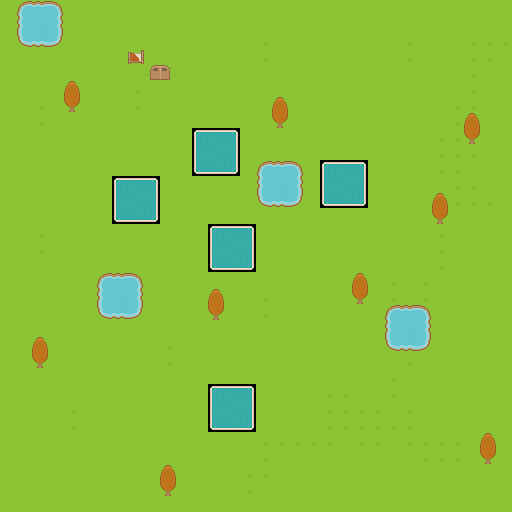

The image is a tile-based game level rendered from a .tmx file. Its description and complete source (layers, tilesets, objects, tile grids) follow:
An orthogonal 32x32 tile map with 16x16 px tiles, 2 tile layers (Tile Layer 1, Tile Layer 2).

<map version="1.0" orientation="orthogonal" renderorder="right-down" width="32" height="32" tilewidth="16" tileheight="16" nextobjectid="1">
 <tileset firstgid="1" name="roguelikeSheet_transparent" tilewidth="16" tileheight="16" spacing="1" tilecount="1767" columns="57">
  <image source="../tilesets/roguelikeSheet_transparent.png" width="968" height="526" />
 </tileset>
 <layer name="Tile Layer 1" width="32" height="32">
  <data encoding="csv">
63,3,4,5,63,63,63,63,63,63,63,63,63,63,63,63,63,63,63,63,63,63,63,63,63,63,63,63,63,63,63,63,
63,60,61,62,63,63,63,63,63,63,63,63,63,63,63,63,63,63,63,63,63,63,63,63,63,63,63,63,63,63,63,63,
63,117,118,119,63,63,63,63,63,63,63,63,63,63,63,63,6,63,63,63,63,63,63,63,63,6,63,63,63,6,6,6,
63,63,63,63,63,63,63,63,63,63,63,63,63,63,63,63,6,63,63,63,63,63,63,63,63,6,63,63,63,6,6,63,
63,63,63,63,63,63,63,63,63,63,63,63,63,63,63,63,63,63,63,63,63,63,63,63,63,63,63,63,63,6,63,63,
63,63,63,63,63,63,63,63,6,63,63,63,63,63,63,63,63,63,63,63,63,63,63,63,63,63,63,63,63,6,63,63,
63,63,6,63,63,63,63,63,6,63,63,63,63,63,63,63,63,63,63,63,63,63,63,63,63,63,63,63,6,6,63,63,
63,63,6,63,63,63,63,63,63,63,63,63,63,63,63,63,63,63,63,63,63,63,63,63,63,63,63,63,6,6,63,63,
63,63,63,63,63,63,63,63,63,63,63,63,410,411,412,63,63,63,63,63,63,63,63,63,63,63,63,6,6,6,63,63,
63,63,63,63,63,63,63,63,63,63,63,63,467,468,469,63,63,63,63,63,63,63,63,63,63,63,63,6,6,6,63,63,
63,63,63,63,63,63,63,63,63,63,63,63,524,525,526,63,3,4,5,63,410,411,412,63,63,63,63,6,6,63,63,63,
63,63,63,63,63,63,63,410,411,412,63,63,63,63,63,63,60,61,62,63,467,468,469,63,63,63,63,63,6,6,63,63,
63,63,63,63,63,63,63,467,468,469,63,63,63,63,63,63,117,118,119,63,524,525,526,63,63,63,63,63,6,6,6,63,
63,63,63,63,63,63,63,524,525,526,63,63,63,63,63,63,63,63,63,63,63,63,63,63,63,63,63,6,63,63,63,63,
63,63,6,63,63,63,63,63,63,63,63,63,63,410,411,412,63,63,63,63,63,63,63,63,63,63,63,6,63,63,63,63,
63,63,6,63,63,63,63,63,63,63,63,63,63,467,468,469,63,63,63,63,63,63,63,63,63,63,63,6,63,63,63,63,
63,63,63,63,63,63,63,63,63,63,63,63,63,524,525,526,63,63,63,63,63,63,63,63,63,63,63,6,63,63,63,63,
63,63,63,63,63,63,3,4,5,63,63,63,63,63,63,63,63,63,63,63,63,63,63,63,6,63,6,63,63,63,63,63,
63,63,63,63,63,63,60,61,62,63,63,63,63,63,63,63,6,63,63,63,63,63,63,63,6,63,6,63,63,63,63,63,
63,63,63,63,63,63,117,118,119,63,63,63,63,63,63,63,6,63,63,63,63,63,63,63,3,4,5,63,63,63,63,63,
63,63,63,63,63,63,63,63,63,63,63,63,63,63,63,63,63,63,63,63,63,63,63,63,60,61,62,63,63,63,63,63,
63,63,63,63,63,63,63,63,63,63,6,63,63,63,63,63,63,63,63,63,63,63,63,63,117,118,119,63,63,63,63,63,
63,63,63,63,63,63,63,63,63,63,6,63,63,63,63,63,63,63,63,63,63,63,63,63,63,6,63,63,63,63,63,63,
63,63,63,63,63,63,63,63,63,63,63,63,63,63,63,63,63,63,63,63,63,63,63,63,6,63,63,63,63,63,63,63,
63,63,63,63,63,63,63,63,63,63,63,63,63,410,411,412,63,63,63,63,6,6,63,63,6,63,63,63,63,63,63,63,
63,63,63,63,6,63,63,63,63,63,63,63,63,467,468,469,63,63,63,63,6,6,6,6,63,6,63,63,63,63,63,63,
63,63,63,63,6,63,63,63,63,63,63,63,63,524,525,526,63,63,63,63,6,6,6,6,6,6,63,63,63,63,63,63,
63,63,63,63,63,63,63,63,63,63,63,63,63,63,63,63,6,6,6,6,6,63,6,6,63,6,6,6,6,63,63,63,
63,63,63,63,63,63,63,63,63,63,63,63,63,63,63,63,6,63,63,63,63,63,63,63,63,63,6,6,6,63,63,63,
63,63,63,63,63,63,63,63,63,63,63,63,63,63,63,6,6,63,63,63,63,63,63,63,63,63,63,63,63,63,63,63,
63,63,63,63,63,63,63,63,63,63,63,63,63,63,63,6,63,63,63,63,63,63,63,63,63,63,63,63,63,63,63,63,
63,63,63,63,63,63,63,63,63,63,63,63,63,63,63,63,63,63,63,63,63,63,63,63,63,63,63,63,63,63,63,63
</data>
 </layer>
 <layer name="Tile Layer 2" width="32" height="32">
  <data encoding="csv">
0,0,0,0,0,0,0,0,0,0,0,0,0,0,0,0,0,0,0,0,0,0,0,0,0,0,0,0,0,0,0,0,
0,0,0,0,0,0,0,0,0,0,0,0,0,0,0,0,0,0,0,0,0,0,0,0,0,0,0,0,0,0,0,0,
0,0,0,0,0,0,0,0,0,0,0,0,0,0,0,0,0,0,0,0,0,0,0,0,0,0,0,0,0,0,0,0,
0,0,0,0,0,0,0,0,72,0,0,0,0,0,0,0,0,0,0,0,0,0,0,0,0,0,0,0,0,0,0,0,
0,0,0,0,0,0,0,0,0,371,372,0,0,0,0,0,0,0,0,0,0,0,0,0,0,0,0,0,0,0,0,0,
0,0,0,0,585,0,0,0,0,0,0,0,0,0,0,0,0,0,0,0,0,0,0,0,0,0,0,0,0,0,0,0,
0,0,0,0,642,0,0,0,0,0,0,0,0,0,0,0,0,585,0,0,0,0,0,0,0,0,0,0,0,0,0,0,
0,0,0,0,0,0,0,0,0,0,0,0,0,0,0,0,0,642,0,0,0,0,0,0,0,0,0,0,0,585,0,0,
0,0,0,0,0,0,0,0,0,0,0,0,0,0,0,0,0,0,0,0,0,0,0,0,0,0,0,0,0,642,0,0,
0,0,0,0,0,0,0,0,0,0,0,0,0,0,0,0,0,0,0,0,0,0,0,0,0,0,0,0,0,0,0,0,
0,0,0,0,0,0,0,0,0,0,0,0,0,0,0,0,0,0,0,0,0,0,0,0,0,0,0,0,0,0,0,0,
0,0,0,0,0,0,0,0,0,0,0,0,0,0,0,0,0,0,0,0,0,0,0,0,0,0,0,0,0,0,0,0,
0,0,0,0,0,0,0,0,0,0,0,0,0,0,0,0,0,0,0,0,0,0,0,0,0,0,0,585,0,0,0,0,
0,0,0,0,0,0,0,0,0,0,0,0,0,0,0,0,0,0,0,0,0,0,0,0,0,0,0,642,0,0,0,0,
0,0,0,0,0,0,0,0,0,0,0,0,0,0,0,0,0,0,0,0,0,0,0,0,0,0,0,0,0,0,0,0,
0,0,0,0,0,0,0,0,0,0,0,0,0,0,0,0,0,0,0,0,0,0,0,0,0,0,0,0,0,0,0,0,
0,0,0,0,0,0,0,0,0,0,0,0,0,0,0,0,0,0,0,0,0,0,0,0,0,0,0,0,0,0,0,0,
0,0,0,0,0,0,0,0,0,0,0,0,0,0,0,0,0,0,0,0,0,0,585,0,0,0,0,0,0,0,0,0,
0,0,0,0,0,0,0,0,0,0,0,0,0,585,0,0,0,0,0,0,0,0,642,0,0,0,0,0,0,0,0,0,
0,0,0,0,0,0,0,0,0,0,0,0,0,642,0,0,0,0,0,0,0,0,0,0,0,0,0,0,0,0,0,0,
0,0,0,0,0,0,0,0,0,0,0,0,0,0,0,0,0,0,0,0,0,0,0,0,0,0,0,0,0,0,0,0,
0,0,585,0,0,0,0,0,0,0,0,0,0,0,0,0,0,0,0,0,0,0,0,0,0,0,0,0,0,0,0,0,
0,0,642,0,0,0,0,0,0,0,0,0,0,0,0,0,0,0,0,0,0,0,0,0,0,0,0,0,0,0,0,0,
0,0,0,0,0,0,0,0,0,0,0,0,0,0,0,0,0,0,0,0,0,0,0,0,0,0,0,0,0,0,0,0,
0,0,0,0,0,0,0,0,0,0,0,0,0,0,0,0,0,0,0,0,0,0,0,0,0,0,0,0,0,0,0,0,
0,0,0,0,0,0,0,0,0,0,0,0,0,0,0,0,0,0,0,0,0,0,0,0,0,0,0,0,0,0,0,0,
0,0,0,0,0,0,0,0,0,0,0,0,0,0,0,0,0,0,0,0,0,0,0,0,0,0,0,0,0,0,0,0,
0,0,0,0,0,0,0,0,0,0,0,0,0,0,0,0,0,0,0,0,0,0,0,0,0,0,0,0,0,0,585,0,
0,0,0,0,0,0,0,0,0,0,0,0,0,0,0,0,0,0,0,0,0,0,0,0,0,0,0,0,0,0,642,0,
0,0,0,0,0,0,0,0,0,0,585,0,0,0,0,0,0,0,0,0,0,0,0,0,0,0,0,0,0,0,0,0,
0,0,0,0,0,0,0,0,0,0,642,0,0,0,0,0,0,0,0,0,0,0,0,0,0,0,0,0,0,0,0,0,
0,0,0,0,0,0,0,0,0,0,0,0,0,0,0,0,0,0,0,0,0,0,0,0,0,0,0,0,0,0,0,0
</data>
 </layer>
</map>
